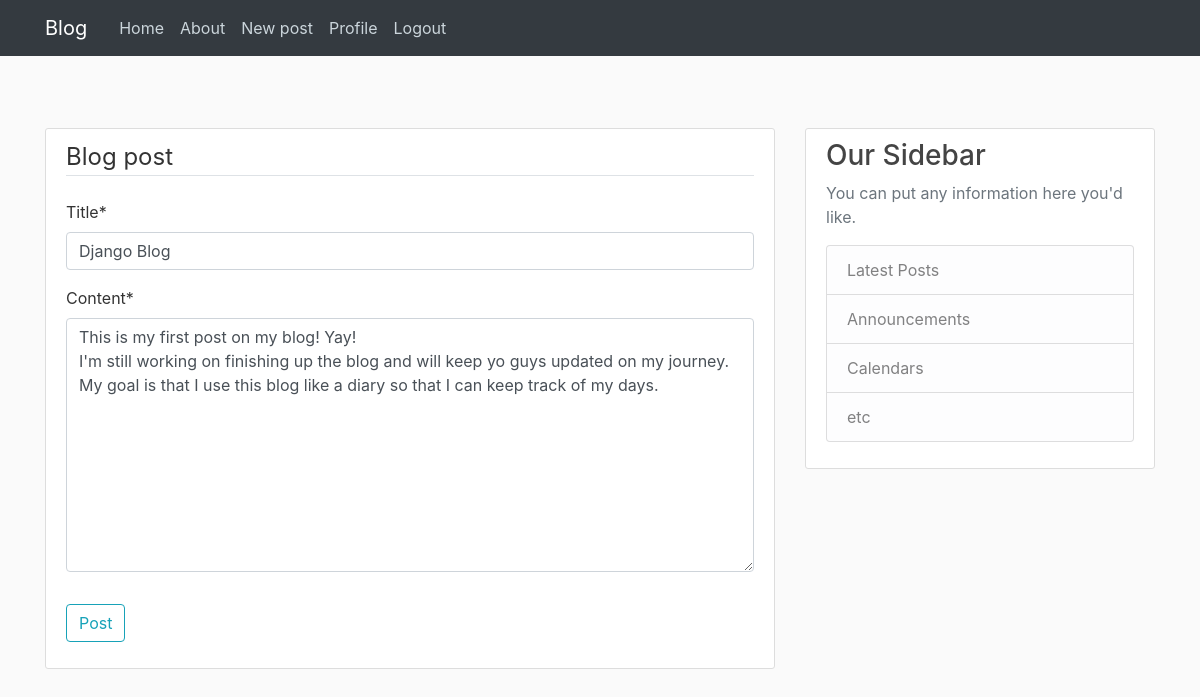
Page /post/1/update (signed in) on the earlier database version.
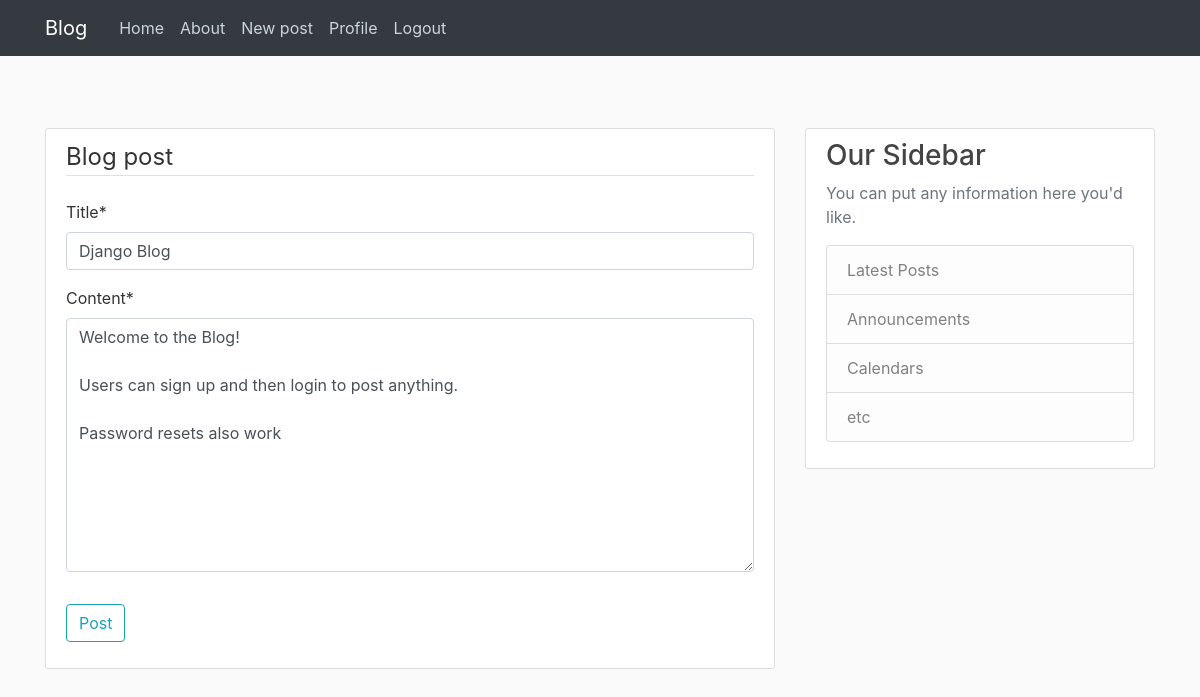
Same page on the later database version.
### blog/models.py (models this page shows, shortened)
class Post(models.Model):
    title = models.CharField(max_length=100)
    content = models.TextField()
    date_posted = models.DateTimeField(default=timezone.now)
    author = models.ForeignKey(User, on_delete=models.CASCADE)

### blog/views.py (the view, shortened to what this page needs)
# urls.py: path('post/<int:pk>/update', PostUpdateView.as_view(), name='post-update'),
class PostUpdateView(LoginRequiredMixin, UserPassesTestMixin, UpdateView):
    model = Post
    fields = ['title', 'content']
    def test_func(self):
        post = self.get_object()
        if self.request.user == post.author:
            return True
        else:
            return False

### blog/templates/blog/post_form.html (shortened to what this page needs)
{%extends 'blog/base.html' %}
{% load crispy_forms_tags%}
{% block content %}
<div class="content-section">
    <form method="POST">
        <fieldset class="form-group">
            <legend class="border-bottom mb-4">Blog post</legend>
            {{form|crispy}}
        </fieldset>
        <div class="form-group">
            <button class="btn btn-outline-info" type="submit">Post</button>
        </div>
    </form>
</div>
{%endblock content%}

Differences in the rows shown:
changed Post "Django Blog": content "This is my first post on my blog! Yay! I'm still working on finishing up the blog and will keep yo guys updated on my journey. My goal is that I use this blog like a diary so that I can keep track of my days." → "Welcome to the Blog! Users can sign up and then login to post anything. Password resets also work"
